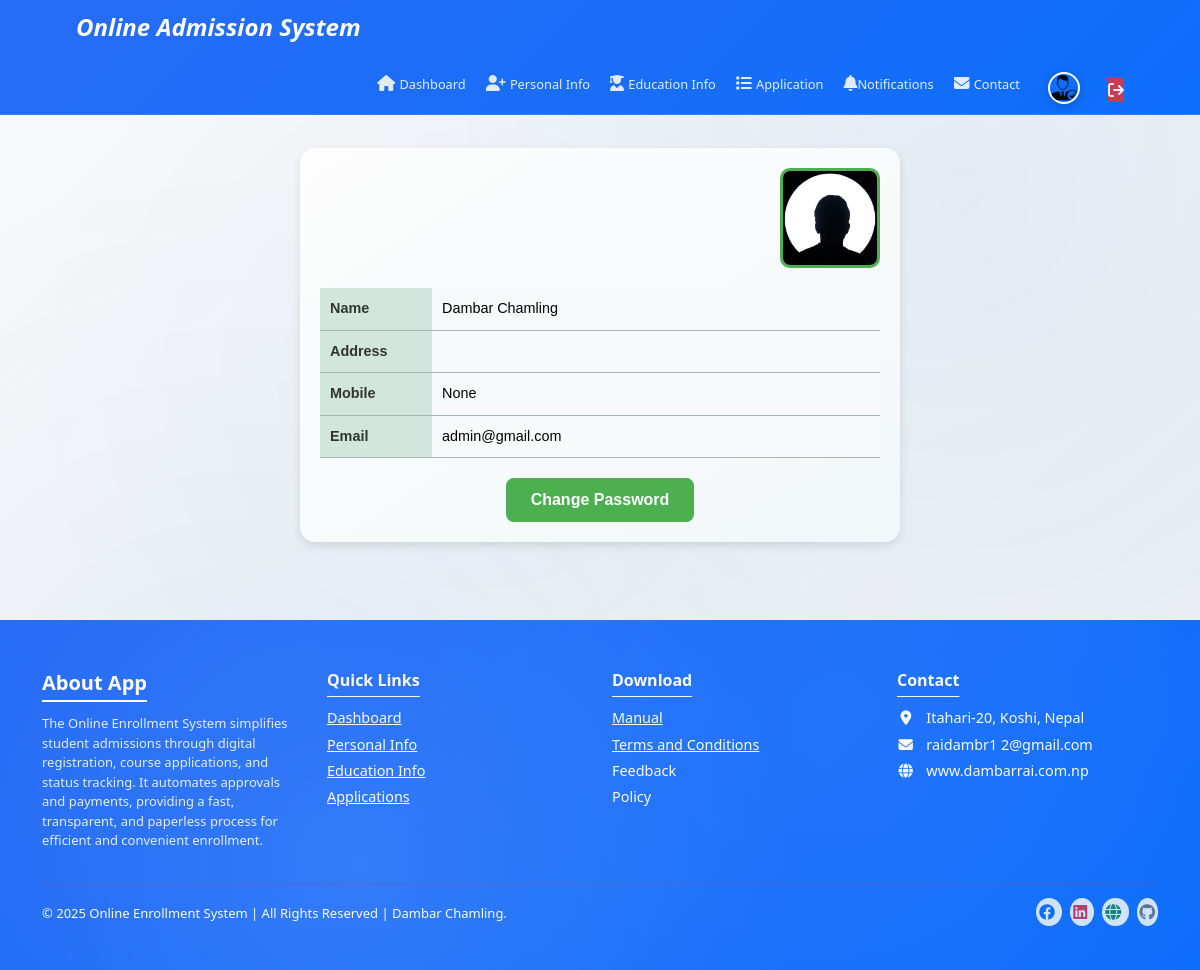
The app's page /user-profile/ (signed in) with its own data.
### admissionapp/models.py (models this page shows, shortened)
class CustomUser(AbstractUser):
    mobile = models.CharField(
        max_length=10,
        unique=True,
        null=True,
        blank=True,
        default=None,
        help_text="10 digit mobile number",
    )
    email = models.EmailField(unique=True)
    user_created_at = models.DateField(auto_now_add=True, blank=True, null=True)
    is_admin = models.BooleanField(default=False)
    is_user = models.BooleanField(default=True)

### admissionapp/views.py (the view)
# urls.py: path("user-profile/", views.profile, name="profile"),
@login_required
def profile(request):
    user = request.user
    personalinfo = getattr(user, "personal_info", None)
    context = {
        "user": user,
        "personalinfo": personalinfo,
    }
    return render(request, "student/profile.html", context)

### admissionapp/context_processors.py (called while the page is built)
def profile_flags(request):
    if not request.user.is_authenticated:
        return {}
    personal_done = PersonalInfo.objects.filter(user=request.user).exists()
    edu_done = EducationalInfo.objects.filter(user=request.user).exists()
    return {
        "personal_done": personal_done,
        "edu_done": edu_done,
        "profile_ready": personal_done and edu_done,
    }

### templates/student/profile.html (shortened to what this page needs)
{% extends 'student/student_base.html' %}
{% load static %}
{% block css %} <link rel="stylesheet" href="{% static 'css/profile.css' %}"> {% endblock css %}
{% block body %}
  <div class="creditor-container">
    <div class="user-profile-pic">
        {% if personalinfo and personalinfo.profile_pic %}
            <img class="text-center" src="{{ personalinfo.profile_pic.url }}" alt="Profile Picture">
        {% else %}
            <img class="text-center"  src="{% static 'images/profile_pic1.jpg' %}" alt="Default Profile">
        {% endif %}
    </div>
    <div class="creditor-detail">
        <table class="table table-success table-striped">
            <thead>
                <tr>
                    <th>Name</th>
                    <td>{{ user.first_name}} {{ user.last_name}}</td>
                </tr>
                <tr>
                    <th>Address</th>
                    <td>{{ personalinfo.address }}</td>
                </tr>
                 <tr>
                    <th>Mobile</th>
                    <td>{{ user.mobile }}</td>
                </tr>
                 <tr>
                    <th>Email</th>
                    <td>{{ user.email }}</td>
                </tr>
            </thead>
        </table>
    </div>
    <div class="password-chg">
          <a href="{% url 'password_change' %}" class="btn-change-password">Change Password</a>
    </div>
  </div>
{% endblock %}

### static/css/base.css (style rules this page uses)
:root { --brand: #0d6efd; --blue: #0000ff; --gap: 1rem; --hover-scale: 1.05; --light-blue: #8080ff; --muted: #6c757d; --primary-gradient: linear-gradient(135deg, #276cf5, #0d6efd); --shadow-heavy: 0 8px 30px rgba(39, 108, 245, 0.3); --shadow-light: 0 2px 10px rgba(39, 108, 245, 0.1); --shadow-medium: 0 4px 20px rgba(39, 108, 245, 0.2); --text-light: #f8f9fa; --transition-smooth: all 0.3s cubic-bezier(0.4, 0, 0.2, 1); }
html, body { height: 100%; scroll-behavior: smooth; }
body { background: linear-gradient(135deg, #f8f9fa 0%, #e9ecef 100%); color: #212529; display: flex; flex-direction: column; min-height: 100dvh; transition: var(--transition-smooth); }
body::before { animation: floatingBg 20s ease-in-out infinite; background: radial-gradient( circle at 20% 80%, rgba(39, 108, 245, 0.05) 0%, transparent 50% ), radial-gradient( circle at 80% 20%, rgba(13, 110, 253, 0.05) 0%, transparent 50% ), radial-gradient( circle at 40% 40%, rgba(39, 108, 245, 0.03) 0%, transparent 50% ); content: ''; inset: 0; pointer-events: none; position: fixed; z-index: -1; }
.table { transition: var(--transition-smooth); }
.table tr { transition: var(--transition-smooth); }

### static/css/profile.css (style rules this page uses)
.creditor-container { max-width: 600px; margin: 30px auto; padding: 20px; background: linear-gradient(to bottom right, #fdfdfd, #f2f7f9); border-radius: 15px; box-shadow: 0 4px 10px rgba(0, 0, 0, 0.1); font-family: Arial, sans-serif; animation: fadeIn 0.8s ease-in-out; }
.user-profile-pic { display: flex; justify-content: right; margin-bottom: 20px; }
.user-profile-pic img { width: 100px; height: 100px; border-radius: 10%; border: 3px solid #4CAF50; object-fit: cover; transition: transform 0.3s ease; }
.creditor-detail table { width: 100%; margin-top: 5px; font-size: 0.9rem; }
.creditor-detail th { width: 20%; text-align: left; padding: 10px; background: #d1e7dd; color: #333; }
.creditor-detail td { padding: 10px; background: #f8f9fa; }
.password-chg { display: flex; justify-content: center; margin-top: 20px; }
.btn-change-password { font-size:1rem; background-color: #4CAF50; color: white; padding: 10px 25px; text-decoration: none; border-radius: 8px; font-weight: bold; transition: background-color 0.3s ease; }

### records on screen
CustomUser: first_name "Dambar", last_name "Chamling", mobile "None", email "admin@gmail.com"
